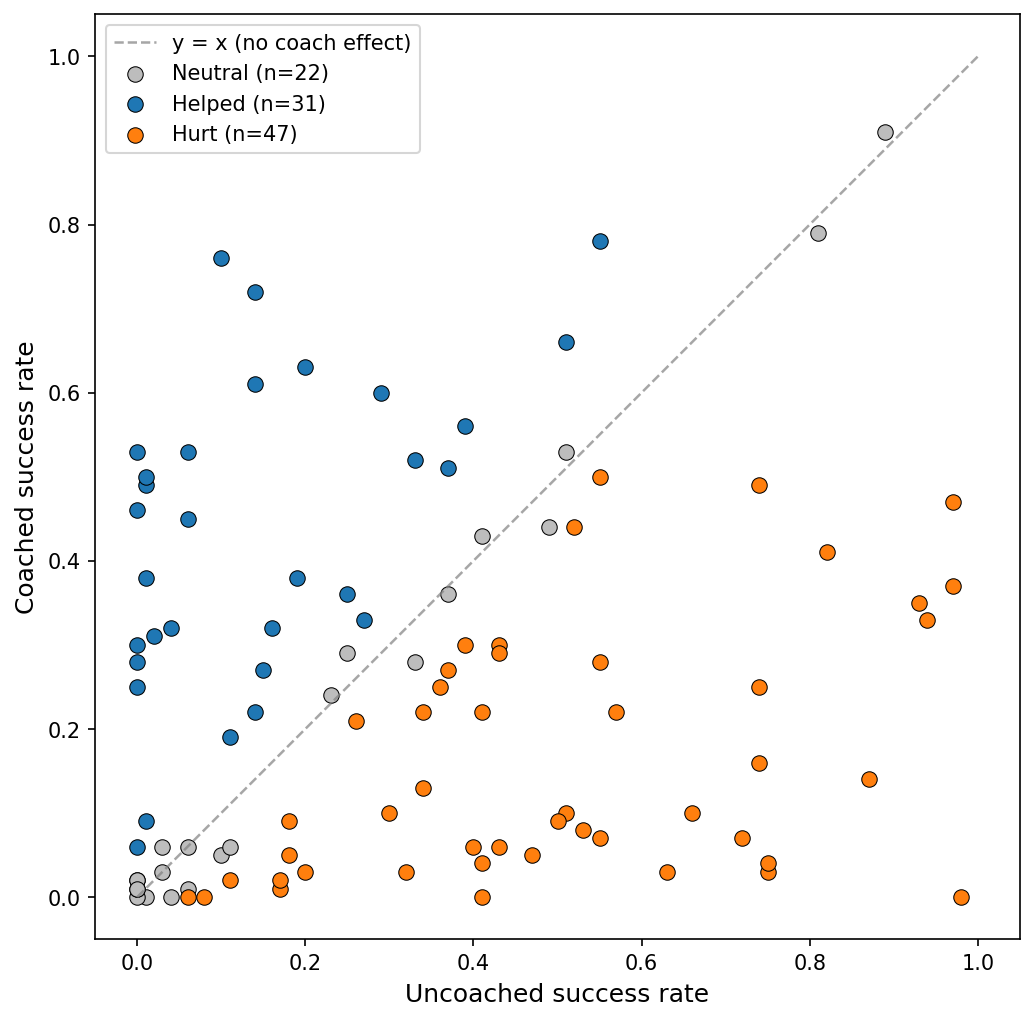

Write the Python code that produced this figure.
# train/unicycle_train/coach/v4_1/figures/plot_eval_5action.py

import json
from pathlib import Path
import numpy as np
import matplotlib.pyplot as plt


LABEL = "V4.1 5action"
THRESHOLD = 0.05  # +/-5pp threshold for helped vs hurt vs neutral

# Paper-friendly, colorblind-safe palette
COLOR_HELPED = "#1f77b4"   # blue
COLOR_HURT = "#ff7f0e"     # orange
COLOR_NEUTRAL = "#bdbdbd"  # gray


def main():
    # Script lives in v4/figures/, eval results live in v4/eval_logs/
    here = Path(__file__).resolve().parent
    eval_logs = here.parent / "eval_logs"

    # Collect (seed -> success_rate) for both modes across all timestamp dirs
    pattern = f"eval_*5action_iter100*/{{mode}}/seed_*/result.json"
    rates = {"with_coach": {}, "no_coach": {}}
    for mode in rates:
        for path in eval_logs.glob(pattern.format(mode=mode)):
            seed = int(path.parent.name.split("_")[1])
            with open(path) as f:
                rates[mode][seed] = json.load(f)["evaluation"]["success_rate"]

    # Align by seed - same index across both arrays = same student
    seeds = sorted(set(rates["with_coach"]) & set(rates["no_coach"]))
    uncoached = np.array([rates["no_coach"][s] for s in seeds])
    coached = np.array([rates["with_coach"][s] for s in seeds])
    benefit = coached - uncoached

    # Print key stats so we have numbers to cite alongside the figure
    helped = int((benefit > THRESHOLD).sum())
    hurt = int((benefit < -THRESHOLD).sum())
    neutral = len(benefit) - helped - hurt
    corr = np.corrcoef(uncoached, benefit)[0, 1]
    print(f"{LABEL} ({len(seeds)} seeds): "
          f"helped={helped}, hurt={hurt}, neutral={neutral}, "
          f"corr(uncoached, benefit)={corr:+.3f}")

    # Classify each point so colors match the helped/hurt/neutral counts above
    helped_mask = benefit > THRESHOLD
    hurt_mask = benefit < -THRESHOLD
    neutral_mask = ~(helped_mask | hurt_mask)

    fig, ax = plt.subplots(figsize=(7, 7))

    # Diagonal first (background), then neutral, then helped/hurt on top
    ax.plot([0, 1], [0, 1], color="gray", linestyle="--", linewidth=1.2,
            alpha=0.7, label="y = x (no coach effect)")
    ax.scatter(uncoached[neutral_mask], coached[neutral_mask],
               color=COLOR_NEUTRAL, s=55, edgecolors="black", linewidths=0.5,
               label=f"Neutral (n={neutral})")
    ax.scatter(uncoached[helped_mask], coached[helped_mask],
               color=COLOR_HELPED, s=55, edgecolors="black", linewidths=0.5,
               label=f"Helped (n={helped})")
    ax.scatter(uncoached[hurt_mask], coached[hurt_mask],
               color=COLOR_HURT, s=55, edgecolors="black", linewidths=0.5,
               label=f"Hurt (n={hurt})")

    ax.set_xlabel("Uncoached success rate", fontsize=12)
    ax.set_ylabel("Coached success rate", fontsize=12)
    ax.set_xlim(-0.05, 1.05)
    ax.set_ylim(-0.05, 1.05)
    ax.set_aspect("equal")
    ax.legend(loc="upper left", fontsize=10)

    plt.tight_layout()
    plt.savefig(here / "plot_eval_5action.png", dpi=150, bbox_inches="tight")
    print(f"Saved: {here / 'plot_eval_5action.png'}")


if __name__ == "__main__":
    main()
